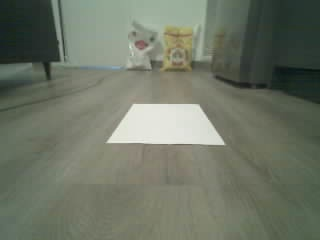
#> input picture Lane Keeping Autonomous Driving/calibration.jpg, 320 x 240 px
$ jupyter execute camera_calibration.ipynb
#> lines starting #> are read from the running program, lines starting #| are printed output that depends on the picture
[cell 1]
import cv2

image = cv2.imread("calibration.jpg")
#> image is the input picture: shape (240, 320, 3); mean B, G, R 101.9, 116.9, 110.4
print(image.shape)
#| (240, 320, 3)

[cell 2]
import cv2

# Array for storing the coordinates
points = []

# Mouse callback function: Record coordinates on left click
def mouse_callback(event, x, y, flags, param):
    global points
    if event == cv2.EVENT_LBUTTONDOWN:
        points.append((x, y))
        print(f"Selected point: ({x}, {y})")
        if len(points) == 4:
            print("All points selected. Press 'q' to exit.")

image = cv2.imread("calibration.jpg")
cv2.namedWindow("Select Points", cv2.WINDOW_NORMAL)
cv2.resizeWindow("Select Points", 640, 480)
cv2.setMouseCallback("Select Points", mouse_callback)

while True:
    img_display = image.copy()
    # draw selected points
    for p in points:
        cv2.circle(img_display, p, 5, (0, 0, 255), -1)
    cv2.imshow("Select Points", img_display)
    key = cv2.waitKey(1) & 0xFF
#> (key q is pressed here)
    if key == ord('q') or len(points) >= 4:
        break

cv2.destroyAllWindows()
print("Final points:", points)

[cell 3]
import cv2
import numpy as np

image = cv2.imread("calibration.jpg")
h, w = image.shape[:2]
#> h = 240; w = 320

# Define the four corner points of the original image.
src_points = np.float32([[134, 103], [199, 104], [226, 144], [106, 143]])

# Define the target position in the bird's eye view.
dst_points = np.float32([
    [w/2-40, h-240],          # top left
    [w/2+40, h-240],          # top right
    [w/2+40, h-120],          # bottom right
    [w/2-40, h-120]           # bottom left
])

# Calculate the perspective transformation matrix
matrix = cv2.getPerspectiveTransform(src_points, dst_points)
#> matrix = [[-1.04, -3.06, 345.8], [0.0771, -5.01, 505.7], [0.000454, -0.0191, 1]]
np.save("perspective_matrix.npy", matrix)
print(matrix)
#| [[-1.04096457e+00 -3.06287902e+00  3.45767492e+02]
#|  [ 7.70800805e-02 -5.01020523e+00  5.05722408e+02]
#|  [ 4.53853096e-04 -1.91340013e-02  1.00000000e+00]]

[cell 4]
# Apply perspective transformation
birdseye = cv2.warpPerspective(image, matrix, (w, h))
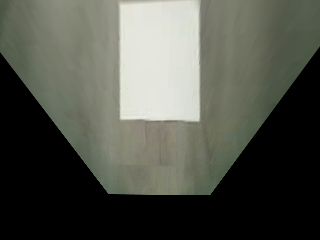
#> birdseye: shape (240, 320, 3); mean B, G, R 74.7, 83.6, 81.4

cv2.namedWindow("Original", cv2.WINDOW_NORMAL)
cv2.resizeWindow("Original", 320, 240)
cv2.imshow("Original", image)

cv2.namedWindow("Birdseye View", cv2.WINDOW_NORMAL)
cv2.resizeWindow("Birdseye View", 320, 240)
cv2.imshow("Birdseye View", birdseye)

cv2.waitKey(0)
cv2.destroyAllWindows()
